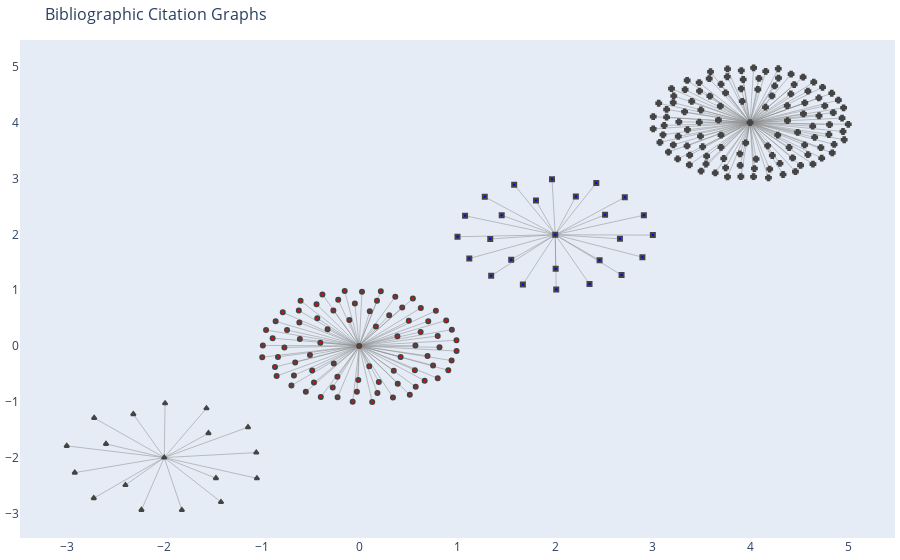

Notebook cell for this chart:
### Code cell
fig = draw_citation_graphs(
    unique_groups
)

fig.update_layout(
    title='Bibliographic Citation Graphs',
    titlefont_size=16,
    showlegend=False,
    hovermode='closest',
    margin=dict(b=20, l=5, r=5, t=40),
    annotations=[dict(
        text="",
        showarrow=False,
        xref="paper", yref="paper"
    )],
    xaxis=dict(showgrid=False, zeroline=False),
    yaxis=dict(showgrid=False, zeroline=False)
)

fig.show()

### Figure 1 — Plotly figure (JSON) as saved in the notebook; plotly's stock layout.template omitted (floating-point values rounded to 4 significant figures; data arrays with more than 128 entries replaced by an {"elided": "..."} marker saying what was removed)
{"data": [{"hoverinfo": "none", "line": {"color": "#888", "width": 0.5}, "mode": "lines", "type": "scatter", "x": {"elided": "237 float values"}, "y": {"elided": "237 float values"}}, {"hoverinfo": "text", "marker": {"color": "red", "line": {"width": 2}, "showscale": false, "size": 4, "symbol": "circle"}, "mode": "markers", "text": ["Fehr E., Schmidt K.M., 1999", "Homans G.C., 1961", "Tversky A., Kahneman D., 1991", "Rabin M., 1993", "Güth W., Schmittberger R., Schwarze B., 1982", "Adams J.S., 1963", "Ledyard J.O., 1995", "Kahneman D., Knetsch J.L., Thaler R., 1986", "Frank R.H., 1985", "Clark A.E., Oswald A.J., 1996", "McKelvey R.D., Palfrey T.R., 1995", "Davis D.D., Holt C.A., 1993", "Forsythe R., Horowitz J.L., Savin N.E., Sefton M., 1994", "Roth A.E., 1995", "Roth A.E., Erev I., 1995", "Smith V.L., 1982", "Camerer C., Thaler R., 1995", "Roth A.E., Prasnikar V., Okuno-Fujiwara M., Zamir S., 1991", "Smith V.L., 1962", "Fehr E., Kirchsteiger G., Riedl A., 1993", "Thaler R.H., 1988", "Mueller D.C., 1989", "Loewenstein G.F., Thompson L., Bazerman M.H., 1989", "Andreoni J., 1988", "Fehr E., Gächter S., Kirchsteiger G., 1997", "Isaac R.M., Walker J.M., 1988", "Andreoni J., 1995", "Blount S., 1995", "Dawes R.M., Thaler R.H., 1988", "Güth W., Tietz R., 1990", "Stouffer S.A., 1949", "Isaac R.M., Walker J.M., Williams A.W., 1994", "Friedman D., Rust J., 1993", "Slonim R., Roth A.E., 1998", "Fehr E., Falk A., 1999", "Davis J.A., 1959", "Hoffman E., McCabe K.A., Smith V.L., 1996", "Campbell III C.M., Kamlani K.S., 1997", "Blinder A.S., Choi D.H., 1990", "Whyte W.F., 1955", "Croson R.T.A., 1996", "Haltiwanger J., Waldman M., 1985", "Falk A., Fischbacher U., 1998", "Agell J., Lundborg P., 1995", "Russell T., Thaler R., 1985", "Bewley T.F., 1995", "Babcock L., Wang X., Loewenstein G., 1996", "Ostrom E., Walker J.M., 1991", "Bewley T.F., 1998", "Burlando R., Hey J.D., 1997", "Skinner J., Slemrod J., 1985", "Franciosi R., Kujal P., Michelitsch R., Smith V., Deng G., 1995", "Dufwenberg M., Kirchsteiger G., 1998", "Smith V.L., Williams A.W., 1990", "Isaac R.M., Walker J., 1991", "Kachelmeier S.J., Shehata M., 1992", "Andreoni J., Miller J.H., 1996", "Watabe M., Terai S., Hayashi N., Yamagishi T., 1996", "Cameron L., 1995", "Rehder R.R., 1990", "Sadrieh A., 1998", "Güth W., Marchand N., Rulliere J.-L., 1997", "Pollis N.P., 1968", "Anderson S.P., Goeree J.K., Holt C.A., 1997", "Fehr E., Gächter S., 1996", "Bolton G., Ockenfels A., 2013", "Bannerjee A.V., 1990", "Bolle F., Kritikos A., 1998", "Croson R.T.A., 1995", "Keser C., Van Winden F., 1997", "Ockenfels A., Weimann J., 1997", "Hayashi N., Ostrom E., Walker J., Yamagishi T., 1998", "Bolton G.E., Brandts J., Katok E., 1997", "Bolton G.E., Brandts J., Ockenfels A., 1997", "Levine D.K., 1997", "Runciman W.G., 1966", "Falkinger J., Fehr E., Gächter S., Winter-Ebmer R., 0", "Charness G., 0", "Festinger L., 1954", "Berg J., Dickhaut J., McCabe K., 1995"], "textposition": "top center", "type": "scatter", "x": [-0.006051, -0.4043, 0.3632, 0.02232, 0.1022, -0.2293, 0.9904, -0.6744, -0.4692, -0.2663, -0.8378, 0.6932, 0.3395, -0.2772, 0.3477, -0.2706, 0.2153, 0.4341, -0.8618, -0.02997, -0.7449, 0.1946, 0.5721, 0.09669, -0.01564, -0.8925, -0.7719, 0.6226, 0.3006, 0.6243, -0.6137, 0.5634, 0.1803, 0.7978, 0.9396, -0.9926, 0.7973, -0.3829, 0.5116, -0.6062, 0.5431, 0.6636, 0.7787, 0.3882, -0.9598, 0.1647, 0.4176, 0.9896, -0.07288, 0.5692, 0.9057, -0.8683, -0.7, -0.619, 0.5015, 0.8841, -0.2277, 0.127, -0.2211, -0.6611, -0.4434, -0.05057, 0.9423, -0.5104, 0.1758, -0.9989, -0.4871, 0.7499, -0.1547, 0.3853, -0.4355, -0.8516, -0.33, 0.7006, -0.5526, -0.1074, -0.7887, -0.6245, 0.8159, -0.3993], "y": [0.003687, 0.0614, 0.884, 0.9738, 0.6237, -0.5489, -0.08894, -0.5271, -0.6533, -0.3133, -0.1937, -0.1767, -0.9205, -0.7429, -0.4407, 0.6364, 0.9814, 0.6917, 0.4434, -0.8177, 0.2871, -0.6439, -0.73, -0.3612, -0.6065, 0.1423, -0.02447, 0.2533, 0.551, 0.6847, 0.1285, -0.4324, -0.8391, -0.578, -0.2594, 0.01105, 0.1799, 0.9261, -0.8734, 0.8113, 0.8516, -0.62, 0.6331, -0.6743, 0.2887, 0.3521, -0.1965, 0.1051, -0.9967, 0.01042, -0.4346, -0.3752, -0.7074, 0.4211, 0.452, 0.4602, -0.9186, -1, 0.8304, -0.2921, 0.7493, 0.7634, 0.2947, -0.1584, 0.811, -0.1987, -0.4396, -0.3477, 0.9873, 0.1761, 0.4987, -0.5372, 0.3036, 0.4467, -0.8183, 0.4685, 0.6047, 0.6388, -0.02221, -0.913]}, {"hoverinfo": "none", "line": {"color": "#888", "width": 0.5}, "mode": "lines", "type": "scatter", "x": [2.001, 2.005, null, 2.001, 3.0, null, 2.001, 2.663, null, 2.001, 1.279, null, 2.001, 2.351, null, 2.001, 1, null, 2.001, 2.011, null, 2.001, 2.893, null, 2.001, 1.55, null, 2.001, 2.713, null, 2.001, 1.669, null, 2.001, 2.908, null, 2.001, 1.121, null, 2.001, 2.511, null, 2.001, 1.803, null, 2.001, 1.345, null, 2.001, 1.078, null, 2.001, 2.421, null, 2.001, 1.453, null, 2.001, 1.58, null, 2.001, 1.967, null, 2.001, 2.212, null, 2.001, 1.335, null, 2.001, 2.454, null, 2.001, 2.679, null], "y": [1.996, 1.387, null, 1.996, 1.989, null, 1.996, 1.922, null, 1.996, 2.675, null, 1.996, 1.111, null, 1.996, 1.959, null, 1.996, 1.015, null, 1.996, 1.594, null, 1.996, 1.548, null, 1.996, 2.666, null, 1.996, 1.105, null, 1.996, 2.345, null, 1.996, 1.569, null, 1.996, 2.354, null, 1.996, 2.609, null, 1.996, 1.26, null, 1.996, 2.335, null, 1.996, 2.923, null, 1.996, 2.345, null, 1.996, 2.892, null, 1.996, 2.987, null, 1.996, 2.681, null, 1.996, 1.92, null, 1.996, 1.538, null, 1.996, 1.274, null]}, {"hoverinfo": "text", "marker": {"color": "blue", "line": {"width": 2}, "showscale": false, "size": 4, "symbol": "square"}, "mode": "markers", "text": ["Berg J., Dickhaut J., McCabe K., 1995", "Schelling T.C., 1960", "Rabin M., 1993", "Arrow K.J., 1974", "Cosmides L., Tooby J., 1992", "Williamson O.E., 1993", "Kreps D.M., 1990", "Forsythe R., Horowitz J.L., Savin N.E., Sefton M., 1994", "Hoffman E., McCabe K., Shachat K., Smith V., 1994", "Coleman J., 1990", "Cummings L.L., Bromiley P., 1996", "Fehr E., Kirchsteiger G., Riedl A., 1993", "Geanakoplos J., Pearce D., Stacchetti E., 1989", "McKelvey R.D., Palfrey T.R., 1992", "Rosenthal R.W., 1981", "Hoffman E., Spitzer M.L., 1985", "Hirshleifer J., 1977", "Hoffman E., Spitzer M.L., 1982", "Camerer C., Johnson E., Rymon T., Sen S., 1993", "Neelin J., Sonnenschein H., Spiegel M., 1988", "Güth W., Ockenfels P., Wendel M., 1993", "Harrison G., McCabe K., 1992", "Güth W., Kliemt H., 1994", "McCabe K.A., Rassenti S., Smith V.L., 1994", "Selten R., 1989", "Van Huyck J., Battalio R., Walters M., 1993"], "textposition": "top center", "type": "scatter", "x": [2.001, 2.005, 3.0, 2.663, 1.279, 2.351, 1, 2.011, 2.893, 1.55, 2.713, 1.669, 2.908, 1.121, 2.511, 1.803, 1.345, 1.078, 2.421, 1.453, 1.58, 1.967, 2.212, 1.335, 2.454, 2.679], "y": [1.996, 1.387, 1.989, 1.922, 2.675, 1.111, 1.959, 1.015, 1.594, 1.548, 2.666, 1.105, 2.345, 1.569, 2.354, 2.609, 1.26, 2.335, 2.923, 2.345, 2.892, 2.987, 2.681, 1.92, 1.538, 1.274]}, {"hoverinfo": "none", "line": {"color": "#888", "width": 0.5}, "mode": "lines", "type": "scatter", "x": [-2.002, -1.549, null, -2.002, -2.399, null, -2.002, -2.235, null, -2.002, -1.421, null, -2.002, -3, null, -2.002, -1.06, null, -2.002, -2.723, null, -2.002, -2.719, null, -2.002, -1.993, null, -2.002, -1.57, null, -2.002, -1.145, null, -2.002, -2.918, null, -2.002, -1.473, null, -2.002, -2.598, null, -2.002, -1.054, null, -2.002, -2.319, null, -2.002, -1.822, null], "y": [-1.998, -1.561, null, -1.998, -2.491, null, -1.998, -2.936, null, -1.998, -2.794, null, -1.998, -1.788, null, -1.998, -1.909, null, -1.998, -2.725, null, -1.998, -1.288, null, -1.998, -1.025, null, -1.998, -1.115, null, -1.998, -1.454, null, -1.998, -2.268, null, -1.998, -2.368, null, -1.998, -1.754, null, -1.998, -2.369, null, -1.998, -1.219, null, -1.998, -2.939, null]}, {"hoverinfo": "text", "marker": {"color": "green", "line": {"width": 2}, "showscale": false, "size": 4, "symbol": "triangle-up"}, "mode": "markers", "text": ["Güth W., Schmittberger R., Schwarze B., 1982", "Harsanyi J.C., 1967", "Selten R., 1975", "Selten R., 1978", "Steinhaus H., 1948", "Stahl I., 1972", "Harsanyi J.C., 1968", "Fouraker L.E., Siegel S., 1963", "Pazner E.A., Schmeidler D., 1974", "Kuhn H.W., 2015", "Stone J.J., 1958", "Güth W., Schwarze B., 1983", "Güth W., 1976", "Krelle W., 1961", "Güth W., 1978", "Selten R., 1982", "Güth W., 1979", "Harsanyi J., 1980"], "textposition": "top center", "type": "scatter", "x": [-2.002, -1.549, -2.399, -2.235, -1.421, -3, -1.06, -2.723, -2.719, -1.993, -1.57, -1.145, -2.918, -1.473, -2.598, -1.054, -2.319, -1.822], "y": [-1.998, -1.561, -2.491, -2.936, -2.794, -1.788, -1.909, -2.725, -1.288, -1.025, -1.115, -1.454, -2.268, -2.368, -1.754, -2.369, -1.219, -2.939]}, {"hoverinfo": "none", "line": {"color": "#888", "width": 0.5}, "mode": "lines", "type": "scatter", "x": {"elided": "342 float values"}, "y": {"elided": "342 float values"}}, {"hoverinfo": "text", "marker": {"color": "grey", "line": {"width": 2}, "showscale": false, "size": 4, "symbol": "cross"}, "mode": "markers", "text": ["Forsythe R., Horowitz J.L., Savin N.E., Sefton M., 1994", "Fehr E., Schmidt K.M., 1999", "Homans G.C., 1961", "Tversky A., Kahneman D., 1991", "Rabin M., 1993", "Güth W., Schmittberger R., Schwarze B., 1982", "Adams J.S., 1963", "Ledyard J.O., 1995", "Kahneman D., Knetsch J.L., Thaler R., 1986", "Frank R.H., 1985", "Clark A.E., Oswald A.J., 1996", "McKelvey R.D., Palfrey T.R., 1995", "Davis D.D., Holt C.A., 1993", "Roth A.E., 1995", "Roth A.E., Erev I., 1995", "Smith V.L., 1982", "Camerer C., Thaler R., 1995", "Roth A.E., Prasnikar V., Okuno-Fujiwara M., Zamir S., 1991", "Smith V.L., 1962", "Fehr E., Kirchsteiger G., Riedl A., 1993", "Thaler R.H., 1988", "Mueller D.C., 1989", "Loewenstein G.F., Thompson L., Bazerman M.H., 1989", "Andreoni J., 1988", "Fehr E., Gächter S., Kirchsteiger G., 1997", "Isaac R.M., Walker J.M., 1988", "Andreoni J., 1995", "Blount S., 1995", "Dawes R.M., Thaler R.H., 1988", "Güth W., Tietz R., 1990", "Stouffer S.A., 1949", "Isaac R.M., Walker J.M., Williams A.W., 1994", "Friedman D., Rust J., 1993", "Slonim R., Roth A.E., 1998", "Fehr E., Falk A., 1999", "Davis J.A., 1959", "Hoffman E., McCabe K.A., Smith V.L., 1996", "Campbell III C.M., Kamlani K.S., 1997", "Blinder A.S., Choi D.H., 1990", "Whyte W.F., 1955", "Croson R.T.A., 1996", "Haltiwanger J., Waldman M., 1985", "Falk A., Fischbacher U., 1998", "Agell J., Lundborg P., 1995", "Russell T., Thaler R., 1985", "Bewley T.F., 1995", "Babcock L., Wang X., Loewenstein G., 1996", "Ostrom E., Walker J.M., 1991", "Bewley T.F., 1998", "Burlando R., Hey J.D., 1997", "Skinner J., Slemrod J., 1985", "Franciosi R., Kujal P., Michelitsch R., Smith V., Deng G., 1995", "Dufwenberg M., Kirchsteiger G., 1998", "Smith V.L., Williams A.W., 1990", "Isaac R.M., Walker J., 1991", "Kachelmeier S.J., Shehata M., 1992", "Andreoni J., Miller J.H., 1996", "Watabe M., Terai S., Hayashi N., Yamagishi T., 1996", "Cameron L., 1995", "Rehder R.R., 1990", "Sadrieh A., 1998", "Güth W., Marchand N., Rulliere J.-L., 1997", "Pollis N.P., 1968", "Anderson S.P., Goeree J.K., Holt C.A., 1997", "Fehr E., Gächter S., 1996", "Bolton G., Ockenfels A., 2013", "Bannerjee A.V., 1990", "Bolle F., Kritikos A., 1998", "Croson R.T.A., 1995", "Keser C., Van Winden F., 1997", "Ockenfels A., Weimann J., 1997", "Hayashi N., Ostrom E., Walker J., Yamagishi T., 1998", "Bolton G.E., Brandts J., Katok E., 1997", "Bolton G.E., Brandts J., Ockenfels A., 1997", "Levine D.K., 1997", "Runciman W.G., 1966", "Falkinger J., Fehr E., Gächter S., Winter-Ebmer R., 0", "Charness G., 0", "Festinger L., 1954", "Berg J., Dickhaut J., McCabe K., 1995", "Schelling T.C., 1960", "Arrow K.J., 1974", "Cosmides L., Tooby J., 1992", "Williamson O.E., 1993", "Kreps D.M., 1990", "Hoffman E., McCabe K., Shachat K., Smith V., 1994", "Coleman J., 1990", "Cummings L.L., Bromiley P., 1996", "Geanakoplos J., Pearce D., Stacchetti E., 1989", "McKelvey R.D., Palfrey T.R., 1992", "Rosenthal R.W., 1981", "Hoffman E., Spitzer M.L., 1985", "Hirshleifer J., 1977", "Hoffman E., Spitzer M.L., 1982", "Camerer C., Johnson E., Rymon T., Sen S., 1993", "Neelin J., Sonnenschein H., Spiegel M., 1988", "Güth W., Ockenfels P., Wendel M., 1993", "Harrison G., McCabe K., 1992", "Güth W., Kliemt H., 1994", "McCabe K.A., Rassenti S., Smith V.L., 1994", "Selten R., 1989", "Van Huyck J., Battalio R., Walters M., 1993", "Shorack G.R., Wellner J.A., 1986", "Bolton G.E., 1991", "Stahl I., 1972", "Ochs J., Roth A.E., 1989", "Wilcoxon F., Katti S.K., Wilcox R.A., 1963", "Binmore K., Shaked A., Sutton J., 1985", "Epps T.W., Singleton K.J., 1986", "Savin N.E., 1984", "Kim P.J., Jennrich R.I., 1973", "Thaler R.H., 1987", "Binmore K., Shaked A., Sutton J., 1984", "Spiegel M., Currie J., Sonnenschein H., Sen A., 1990"], "textposition": "top center", "type": "scatter", "x": [3.995, 3.33, 3.544, 4.031, 3.191, 4.074, 4.538, 4.039, 3.905, 3.208, 4.555, 4.554, 3.697, 4.278, 4.412, 3.004, 4.952, 3.475, 4.587, 4.587, 4.286, 3.354, 3.06, 4.223, 3.474, 4.847, 4.196, 3.901, 4.057, 4.375, 4.76, 3.003, 4.701, 3.905, 4.656, 3.214, 4.155, 4.647, 4.946, 3.398, 3.209, 3.59, 3.487, 4.542, 4.284, 3.373, 4.899, 3.698, 3.377, 4.636, 3.915, 4.219, 4.728, 4.459, 3.493, 3.638, 4.699, 4.446, 3.691, 4.333, 4.855, 3.671, 4.431, 3.764, 4.247, 3.141, 4.958, 4.639, 4.175, 4.836, 4.415, 3.577, 3.266, 3.745, 3.072, 3.761, 3.744, 3.26, 4.086, 4.937, 3.925, 3.104, 3.115, 3.726, 3.478, 4.394, 4.482, 4.802, 4.831, 4.72, 3.491, 4.512, 3.95, 3.351, 3.51, 3.35, 3.583, 3.159, 3.764, 4.153, 4.183, 5, 4.808, 3.894, 4.737, 3.141, 3.254, 4.031, 3.891, 3.55, 3.325, 4.378, 3.698, 4.301], "y": [4.005, 4.596, 3.263, 3.035, 4.614, 4.6, 4.819, 3.182, 4.938, 4.363, 4.359, 3.604, 3.562, 3.782, 4.518, 4.112, 4.27, 4.011, 4.569, 3.429, 4.803, 3.877, 4.351, 3.415, 4.722, 4.183, 3.172, 3.036, 3.352, 4.308, 4.304, 3.893, 4.128, 4.611, 3.742, 4.483, 4.924, 4.731, 3.845, 4.385, 3.606, 4.916, 3.761, 4.161, 4.969, 3.247, 4.407, 4.692, 3.421, 3.94, 4.387, 4.484, 3.367, 3.127, 3.136, 3.103, 4.447, 4.686, 4.3, 3.075, 3.614, 4.049, 3.373, 4.967, 4.661, 4.24, 3.697, 3.261, 3.589, 3.461, 4.873, 4.793, 4.018, 3.195, 3.651, 4.826, 4.537, 3.759, 4.797, 4.085, 4.777, 3.786, 3.953, 3.362, 4.57, 3.559, 3.83, 3.791, 4.531, 3.556, 4.23, 3.239, 3.642, 4.761, 3.572, 3.587, 4.479, 3.477, 3.033, 4.281, 3.016, 3.974, 3.968, 3.239, 4.637, 4.101, 3.353, 4.985, 3.445, 3.403, 4.198, 4.041, 3.781, 3.273]}, {"hoverinfo": "none", "line": {"color": "black", "dash": "dot", "width": 1}, "mode": "lines", "type": "scatter", "x": [], "y": []}], "layout": {"annotations": [{"showarrow": false, "text": "", "xref": "paper", "yref": "paper"}], "hovermode": "closest", "margin": {"b": 20, "l": 5, "r": 5, "t": 40}, "showlegend": false, "title": {"font": {"size": 16}, "text": "Bibliographic Citation Graphs"}, "xaxis": {"showgrid": false, "zeroline": false}, "yaxis": {"showgrid": false, "zeroline": false}}}
